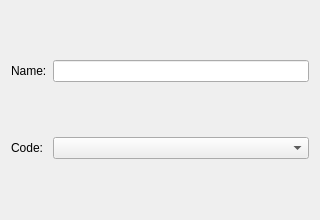
<?xml version="1.0" encoding="UTF-8"?>
<ui version="4.0"><class>Dialog</class><widget class="QDialog" name="Dialog"><property name="geometry"><rect><x>0</x><y>0</y><width>320</width><height>220</height></rect></property><property name="windowTitle"><string>Grid 2x2</string></property><layout class="QGridLayout" name="gridLayout"><property name="leftMargin"><number>11</number></property><property name="topMargin"><number>11</number></property><property name="rightMargin"><number>11</number></property><property name="bottomMargin"><number>11</number></property><property name="spacing"><number>6</number></property><item row="0" column="0"><widget class="QLabel" name="label_1"><property name="text"><string>Name:</string></property></widget></item><item row="0" column="1"><widget class="QLineEdit" name="lineEdit_1"></widget></item><item row="1" column="0"><widget class="QLabel" name="label_2"><property name="text"><string>Code:</string></property></widget></item><item row="1" column="1"><widget class="QComboBox" name="comboBox_1"></widget></item></layout></widget></ui>
